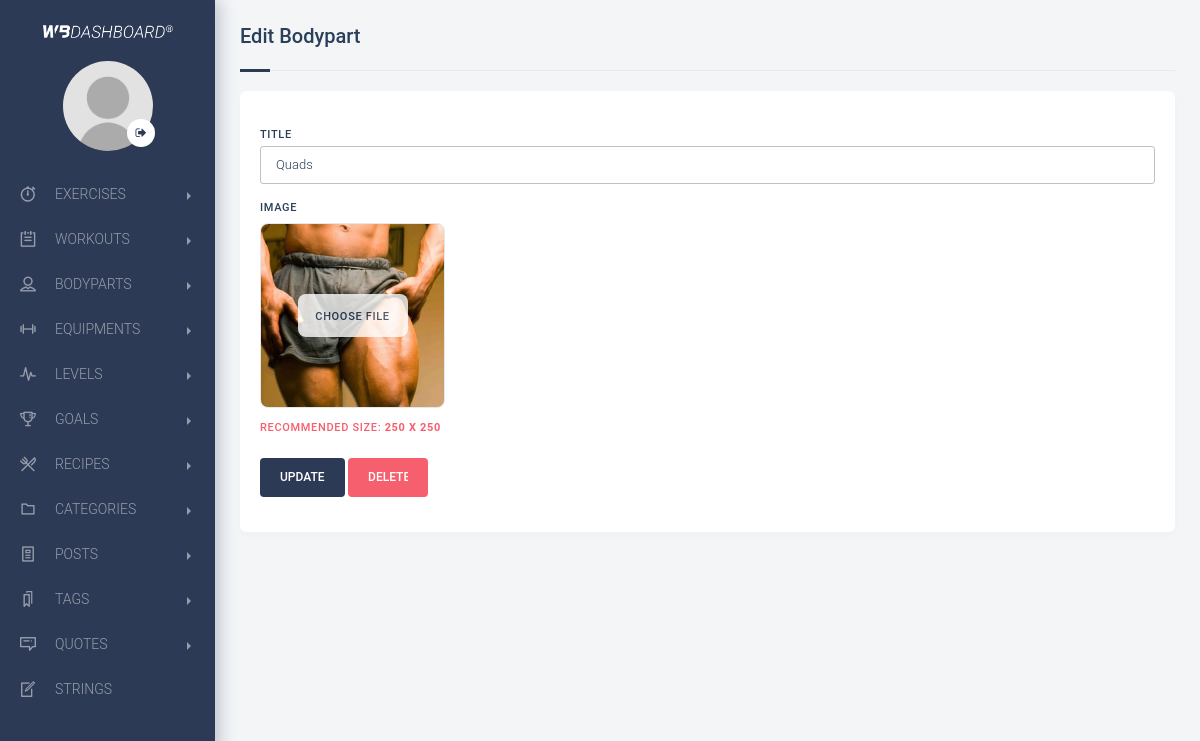
/backend/controller/edit_bodypart.php?id=2 (signed in), run on the app's committed database.
### tables this page shows
CREATE TABLE `bodyparts` (
  `bodypart_id` int(11) NOT NULL,
  `bodypart_title` varchar(150) NOT NULL,
  `bodypart_image` varchar(150) NOT NULL
);

### backend/admin/functions.php (called while the page is built, shortened)
<?php
function cleardata($data){
    $data = trim($data);
    $data = stripslashes($data);
    $data = htmlspecialchars ($data);
    return $data;
}
function id_bodypart($id_bodypart){
    return (int)cleardata($id_bodypart);
}
function get_bodypart_per_id($connect, $id_bodypart){
    $sentence = $connect->query("SELECT * FROM bodyparts WHERE bodypart_id = $id_bodypart LIMIT 1");
    $sentence = $sentence->fetchAll();
    return ($sentence) ? $sentence : false;
}
?>

### backend/views/edit.bodypart.view.php (the view, shortened to what this page needs)
<section class="page-container">
    <div class="page-content-wrapper">
 <div class="content sm-gutter">
            <div class="container-fluid padding-25 sm-padding-10">
                <div class="row">
                    <div class="col-12">
                                        <div class="block-heading d-flex align-items-center title-pages">
                    <h5 class="text-truncate">Edit Bodypart</h5>
                </div>
                    </div>
                    <div class="col-md-12">
                        <div class="form-block mb-4">
<form enctype="multipart/form-data" action="<?php echo htmlspecialchars($_SERVER['PHP_SELF']); ?>" method="post">
<div class="form-row">
  <div class="form-group col-md-12">
    <div class="block col-md-12" style="padding-bottom: 35px">
   <label class="control-label">Title</label>
   <input type="text" value="<?php echo $bodypart['bodypart_title']; ?>" placeholder="" name="bodypart_title" class="form-control" required="">
        <label >Image</label>
<div class="new-image" id="image-preview" style="background: url(../images/<?php echo $bodypart['bodypart_image'] ?>);background-size: cover; background-position: center;">
  <label for="image-upload" id="image-label">Choose File</label>
</div>
<span class="text-danger recomendedsize">Recommended size: <b>250 x 250</b> </span>
<br/>
<br/>
   <div class="action-button">
   <input type="submit" name="update" value="Update" class="btn btn-embossed btn-primary">
   <a onclick="alertdelete();">
   <input name="trash" value="Delete" class="btn btn-embossed btn-danger" style="width: 80px;"></a>
   </div>
</div>
</div>
</div>
</form>
</div>
</div>
</div>
</div>
</div>
</div>
</section>

### backend/assets/css/lightbox.css (style rules this page uses)
body:after { content: url(../files/close.png) url(../files/loading.gif) url(../files/prev.png) url(../files/next.png); display: none; }

### data on the page
bodyparts: bodypart_title "Quads", bodypart_image (picture)
